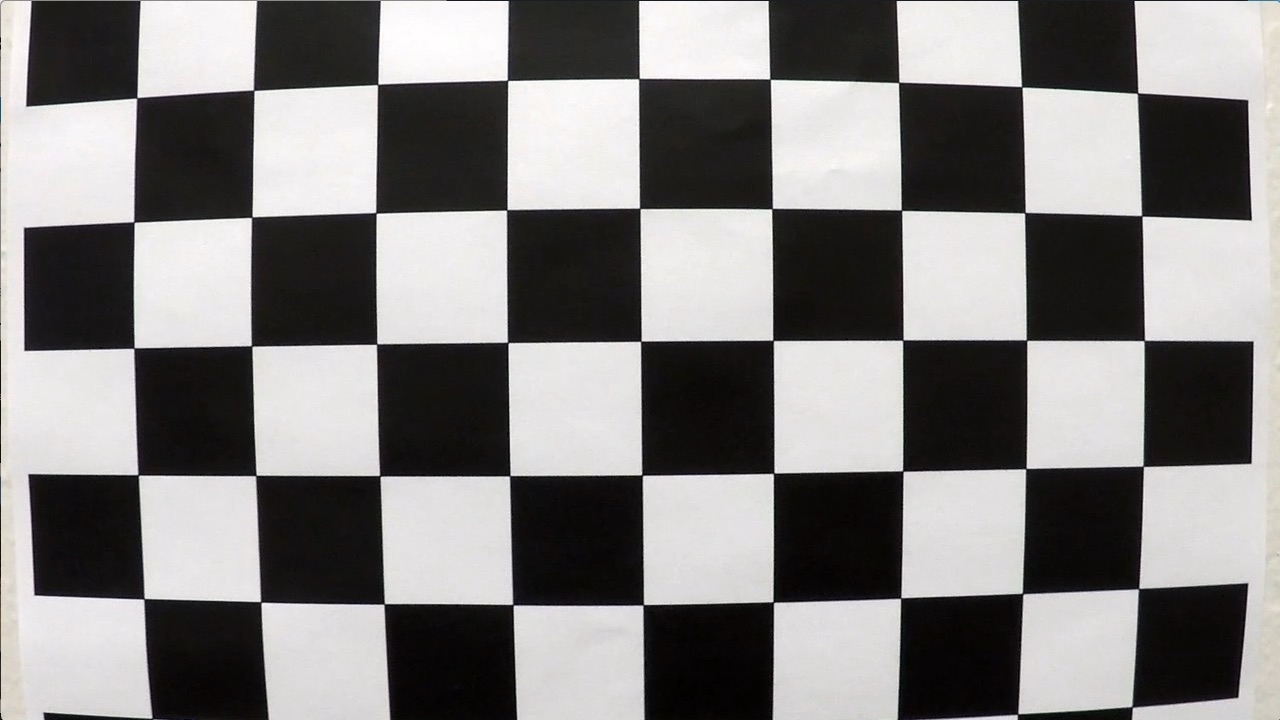
#> input picture CarND-Advanced-Lane-Lines/camera_cal/calibration1.jpg, 1280 x 720 px; its folder holds only this picture in this run
$ jupyter execute --allow-errors AdvAttemp2.ipynb   (shell and % lines are left out)   (older library calls are emulated)
#> lines starting #> are read from the running program, lines starting #| are printed output that depends on the picture; after the words box and inside, x2 and y2 are one past the last pixel; in counts of white or black regions, pixels touching at a corner belong together
# Self-Driving Car Nanodegree

## Project: Advanced Lane Detection on curved roads

################

Write a bunch of things to explain project

################

### Import Packages

[cell 1]
import matplotlib.pyplot as plt
import matplotlib.image as mpimg
import numpy as np
import cv2
import glob

#### Calibration Steps:

[cell 2]
##Basic code for global use

nx = 9 #number of inside corners in x
ny = 6 #number of inside corners in y

def get_image_size(img):
    return (img.shape[1], img.shape[0])

[cell 3]
def get__calibration_points(cal_images):
    '''Get imgpoints and objpoints out of list of images for camera_calibration'''

    objpoints = [] #object points of real world space
    imgpoints = [] #image points of the image

    objp = np.zeros((nx*ny,3), np.float32)
    objp[:,:2] = np.mgrid[0:nx,0:ny].T.reshape(-1,2)

    offset = 100 #Image offset for boundary spacing of pixels

    for img_name in cal_images:
        img = mpimg.imread(img_name)
#> img is the input picture: shape (720, 1280, 3); mean R, G, B 130.1, 128.4, 127.8
        gray = cv2.cvtColor(img, cv2.COLOR_RGB2GRAY)
        ret, corners = cv2.findChessboardCorners(gray, (nx, ny), None)
#> ret = False; corners = None

        if ret == True:
            imgpoints.append(corners)
            objpoints.append(objp)
    return(imgpoints, objpoints)

def get_undistorted_frame(img, imgpoints, objpoints):

    '''Calibrate camera using the img_points, objpoints and provide the
        undistorted image'''

    ret, mtx, dist, rvec, tvec = cv2.calibrateCamera(objpoints, imgpoints, get_image_size(img), None, None)
    undist = cv2.undistort(img, mtx, dist, None, mtx)
    return undist

[cell 4]
#Read in the camera images
cal_images = glob.glob('./camera_cal/calibration*.jpg')

#Calibrate the camera using the calibration images
imgpoints, objpoints = get__calibration_points(cal_images)

#### Undistorted Image

[cell 5]
img = mpimg.imread('./test_images/test4.jpg')
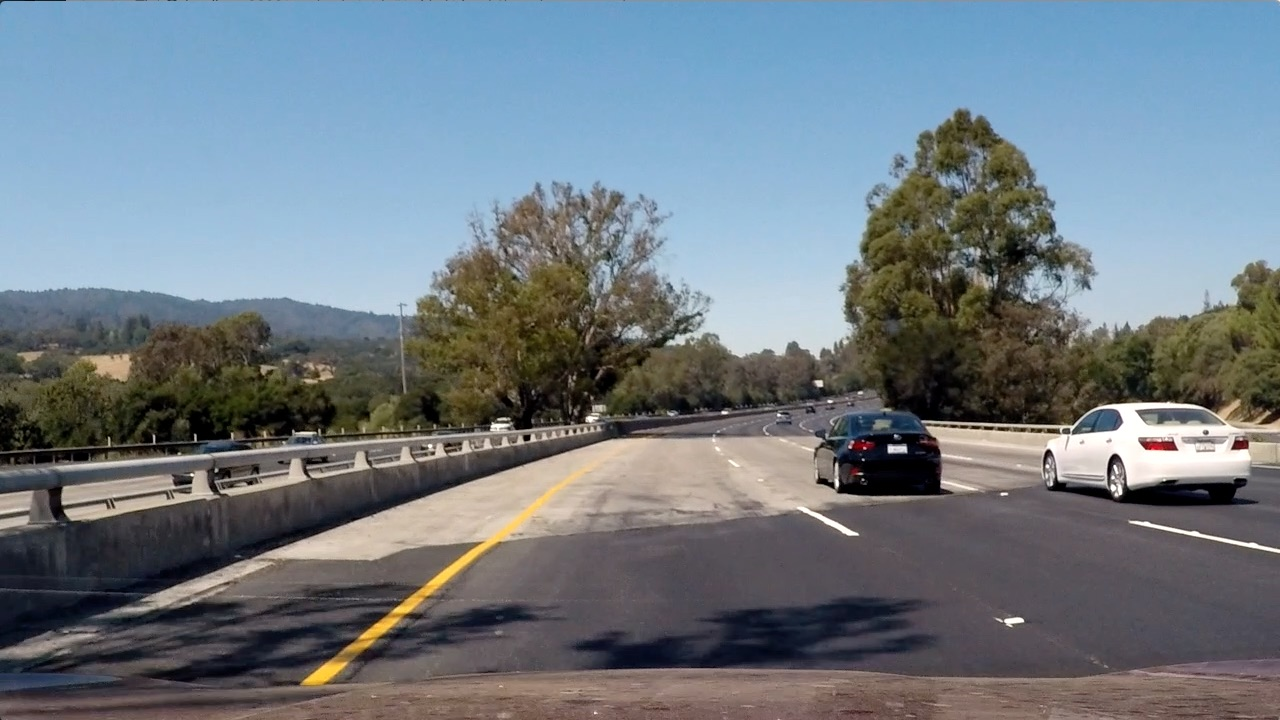
#> input picture CarND-Advanced-Lane-Lines/test_images/test4.jpg, 1280 x 720 px
#> img is the input picture: shape (720, 1280, 3); mean R, G, B 112.2, 122.7, 130.9

#> (the rest of this cell did not finish here and is left out)

#### Thresholding

###### 1. Color Space Threshold

#> (a cell that did not finish here is left out)

[cell 7]
#White Threshold
thresh = (185, 255)
#> thresh = (185, 255)
gray = cv2.cvtColor(img, cv2.COLOR_RGB2GRAY)
Wbinary = np.zeros_like(gray)
Wbinary[(gray > thresh[0]) & (gray <= thresh[1])] = 1
plt.imshow(Wbinary, cmap='gray')

[cell 8]
##R Threshold
R = img[:,:,0]
G = img[:,:,1]
B = img[:,:,2]
thresh = (205, 255)
Rbinary = np.zeros_like(R)
Rbinary[(R > thresh[0]) & (R <= thresh[1])] = 1
plt.imshow(Rbinary, cmap='gray')

[cell 9]
##Y Threshold
R = img[:,:,0]
G = img[:,:,1]
Rthresh = (250, 255)
Gthresh = (250, 255)
Ybinary = np.zeros_like(R)
Ybinary[((G > Gthresh[0]) & (G <= Gthresh[1])) | ((R > Rthresh[0]) & (R <= Rthresh[1]))] = 1
plt.imshow(Ybinary, cmap='gray')

[cell 10]
thresh = (160, 255)
#> (the rest of this cell did not finish here and is left out)

#> (a cell that did not finish here is left out)

##### 2. Gradients

[cell 12]
def gaussian_blur(img, kernel_size):
    """Applies a Gaussian Noise kernel"""
    return cv2.GaussianBlur(img, (kernel_size, kernel_size), 0)

def region_of_interest(img, vertices):
    """
    Applies an image mask.

    Only keeps the region of the image defined by the polygon
    formed from `vertices`. The rest of the image is set to black.
    `vertices` should be a numpy array of integer points.
    """
    #defining a blank mask to start with
    mask = np.zeros_like(img)

    #defining a 3 channel or 1 channel color to fill the mask with depending on the input image
    if len(img.shape) > 2:
        channel_count = img.shape[2]  # i.e. 3 or 4 depending on your image
        ignore_mask_color = (255,) * channel_count
    else:
        ignore_mask_color = 255

    #filling pixels inside the polygon defined by "vertices" with the fill color
    cv2.fillPoly(mask, vertices, ignore_mask_color)

    #returning the image only where mask pixels are nonzero
    masked_image = cv2.bitwise_and(img, mask)
    return masked_image

[cell 13]
img_size = get_image_size(img)
#> img_size = (1280, 720)
kernel_size = 5
low_threshold = 200
high_threshold = 250
bottom_left = [150,img_size[1]]
#> bottom_left = [150, 720]
top_left = [550,450]
top_right = [750,450]
bottom_right = [1150,img_size[1]]
#> bottom_right = [1150, 720]
xcenter = (top_right[0] + top_left[0]) / 2
ycenter = (top_right[1] + bottom_right[1]) / 2
#> ycenter = 585

vertices = np.array([[bottom_left, top_left, top_right,bottom_right]], dtype=np.int32)
#> vertices = [[150, 720], [550, 450], [750, 450], [1150, 720]]
rho = 2
theta = np.pi/180
threshold = 20
min_line_len = 5
max_line_gap = 6

[cell 14]
# img = cv2.circle(img, tuple(src[0][1]), 1, (0,255,0), 10)
plt.imshow(region_of_interest(img, vertices))
#> in region_of_interest, `cv2.fillPoly(mask, vertices, ignore_mask_color)`:
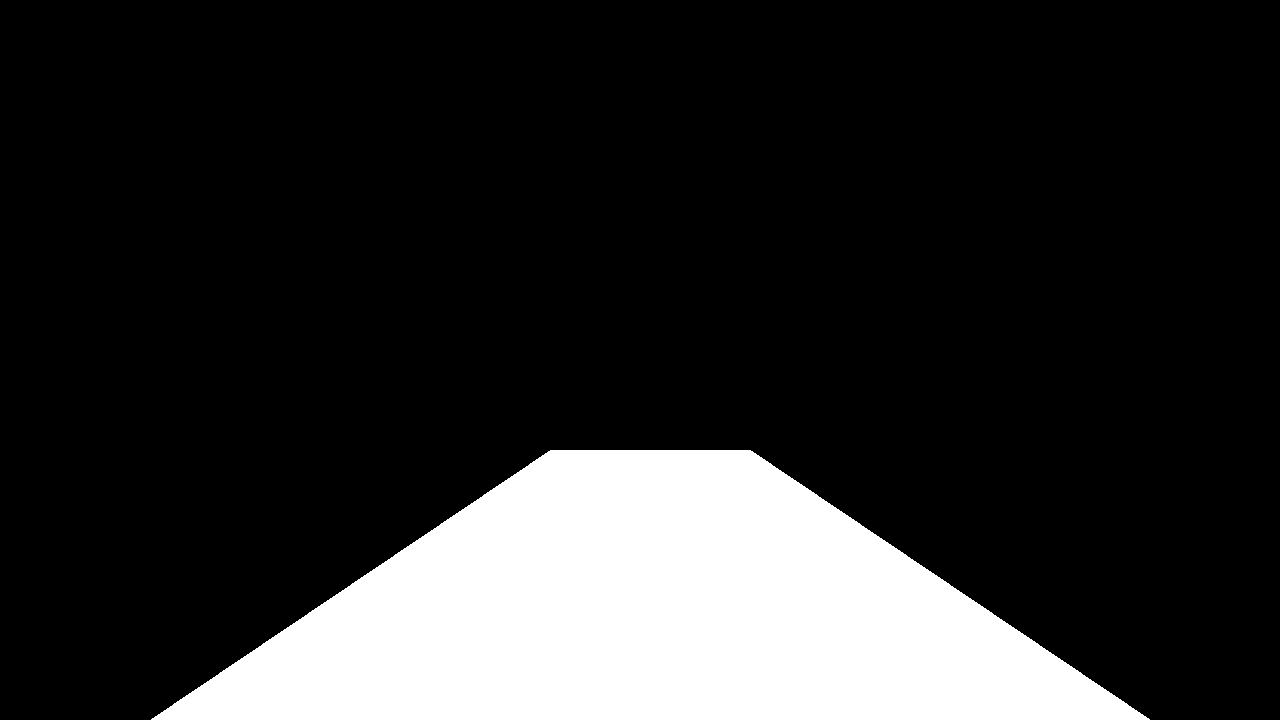
#> mask: shape (720, 1280, 3); 17.6% white; 1 white region, box (x1, y1, x2, y2) and area: (151, 450, 1150, 720) 162130

[cell 15]
###CANNY IMAGE
blur_img = gaussian_blur(gray, 9)
canny = cv2.Canny(blur_img, 50, 109)
#> canny: shape (720, 1280); 2.9% white in thin lines or dots
plt.imshow(canny, cmap='gray')

[cell 16]
#Gradient Thresholded Image
mag_thresh2 = (40, 80)
dir_thresh = (0.7,1.3)
sobel_kernel = 15
sobelx_thresh = (40,80)
sobely_thresh = (50,70)

sobelx = cv2.Sobel(R, cv2.CV_64F, 1, 0, ksize=sobel_kernel)
absSobelx = np.absolute(sobelx)

sobely = cv2.Sobel(R, cv2.CV_64F, 0, 1, ksize=sobel_kernel)
absSobely = np.absolute(sobely)


scaledSobelx = np.uint8(255*absSobelx/np.max(absSobelx))
scaledSobely = np.uint8(255*absSobely/np.max(absSobely))

SobelXBinary = np.zeros_like(scaledSobelx)
SobelYBinary = np.zeros_like(scaledSobely)
SobelXBinary[(scaledSobelx >= sobelx_thresh[0]) & (scaledSobelx <= sobelx_thresh[1])] = 1
SobelYBinary[(scaledSobely >= sobely_thresh[0]) & (scaledSobely <= sobely_thresh[1])] = 1

# f, (ax1,ax2) = plt.subplots(1,2, figsize=(15,12))
# ax1.imshow(SobelXBinary)
# ax2.imshow(SobelYBinary)

[cell 17]
sobelx = cv2.Sobel(gray, cv2.CV_64F, 1, 0, ksize=sobel_kernel)
sobely = cv2.Sobel(gray, cv2.CV_64F, 0, 1, ksize=sobel_kernel)

gradSobelX = np.sqrt(sobelx**2)
gradSobelY = np.sqrt(sobely**2)
gradmag = np.sqrt(sobelx**2 + sobely**2)
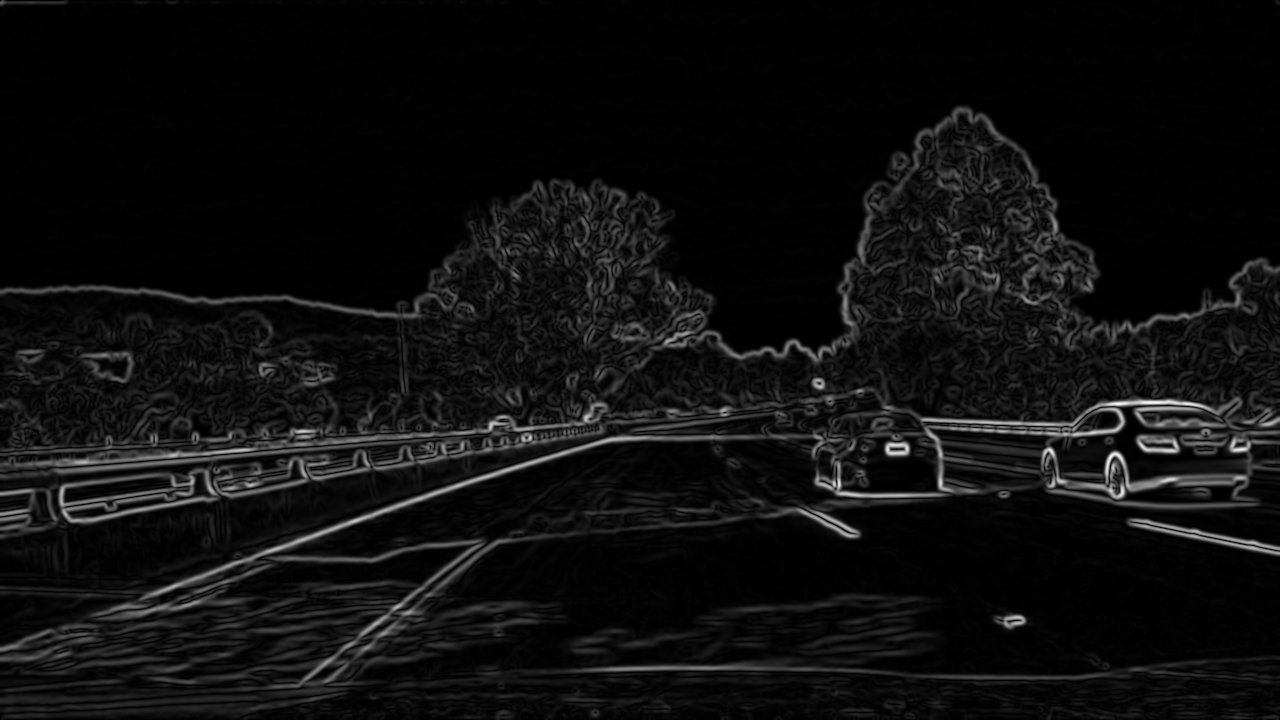
#> gradmag: shape (720, 1280) float64; min 0, max 6.29e+09, mean 382640667.3; drawn with min black and max white

scale_factorx = np.max(gradSobelX)/255
#> scale_factorx = 22495767.7
scale_factory = np.max(gradSobelY)/255
#> scale_factory = 24662066.1
scale_factor = np.max(gradmag)/255
#> scale_factor = 24662067.9

gradSobelX = (gradSobelX/scale_factor).astype(np.uint8)
gradSobelY = (gradSobelY/scale_factor).astype(np.uint8)
gradmag = (gradmag/scale_factor).astype(np.uint8)

absgraddir = np.arctan2(np.absolute(sobely), np.absolute(sobelx))
GradMagBinary = np.zeros_like(gradmag)
GradSobelXBinary = np.zeros_like(gradmag)
GradSobelYBinary = np.zeros_like(gradmag)
GradDirBinary = np.zeros_like(gradmag)

GradSobelXBinary[(gradSobelX >= 20) & (gradSobelX <= 255)] =1
GradSobelYBinary[(gradSobelY >= mag_thresh2[0]) & (gradSobelY <= mag_thresh2[1])] =1
GradMagBinary[(gradmag >= 50) & (gradmag <= 200)] =1
GradDirBinary[(absgraddir >= 0.7) & (absgraddir <= 1.1)] = 1

f, ((ax1, ax2), (ax3, ax4)) = plt.subplots(2,2, figsize=(15,12))
ax1.imshow(GradSobelXBinary, cmap='gray')
ax2.imshow(GradSobelYBinary, cmap='gray')
ax3.imshow(GradMagBinary, cmap='gray')
ax4.imshow(GradDirBinary, cmap='gray')
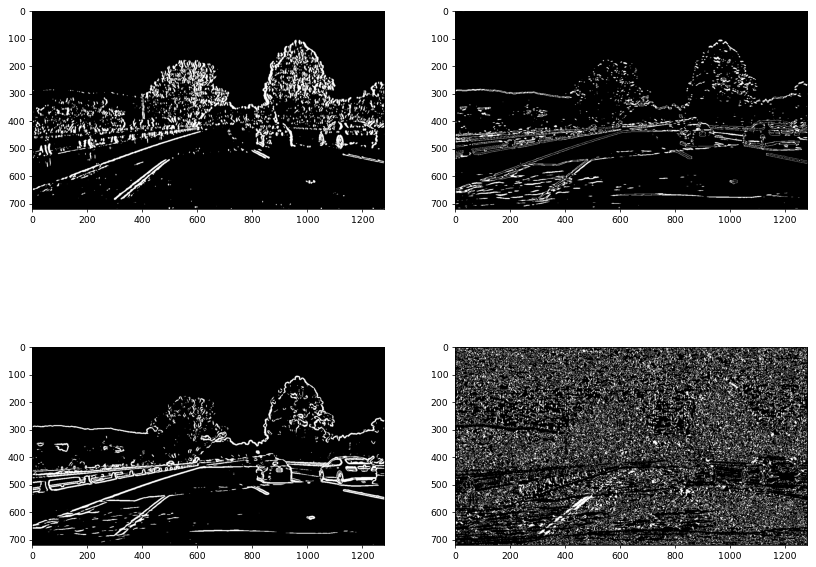
#> figure drawn by matplotlib, 4 panels

[cell 18]
#A mix-match  thresholded image
mixture = np.zeros_like(SobelXBinary)
#> (the rest of this cell did not finish here and is left out)

[cell 19]
# #A mix-match  thresholded image
# mixture = np.zeros_like(SobelXBinary)
# mixture[ ((binary == 1) & (Sbinary == 1)) | (Sbinary == 1) | \
#         ((SobelYBinary == 1) & (SobelXBinary == 1)) | (GradDirBinary == 1)\
#        & (GradMagBinary == 1) | ((GradSobelXBinary == 1) & (GradSobelYBinary == 1))] = 1
# plt.figure(figsize=(15,12))
# plt.imshow(mixture, cmap='gray')

[cell 20]
#Masking of the image.
masked_image = region_of_interest(mixture, vertices)
#> in region_of_interest (call 2), `masked_image = cv2.bitwise_and(img, mask)`: masked_image: shape (720, 1280); every value is 0
plt.imshow(masked_image, cmap='gray')

[cell 21]
out_vertices =  np.float32([[350, img.shape[0]], [350,0], [850,0], [850, img.shape[0]]])
src = np.float32(vertices)
#> src = [[150, 720], [550, 450], [750, 450], [1150, 720]]
dst = out_vertices

#Get Perspective Transform needs np.float32 instead of np.array

M = cv2.getPerspectiveTransform(src, dst)
#> M = [[-0.441, -1.57, 886.8], [0, -2.35, 1058.8], [0, -0.00261, 1]]
warped_img = cv2.warpPerspective(masked_image, M, get_image_size(img), flags=cv2.INTER_LINEAR)
# img = cv2.line(img,tuple(src[0][0]), tuple(src[0][1]), (0, 255, 0),9)
f, (ax1,ax2) = plt.subplots(1,2, figsize=(18,15))
ax1.imshow(img)
ax2.imshow(warped_img)

Now as you can see, we have got our perspective warped image, and we can now fit a polynomial

### Fitting a Polynomial

[cell 22]
def find_lane_pixels(binary_warped):
    histogram = np.sum(binary_warped[binary_warped.shape[0]//2:,:], axis=0)
#> histogram = 1280 values from 0 to 0
    out_img = np.dstack((binary_warped, binary_warped, binary_warped))
#> out_img: shape (720, 1280, 3); every value is 0

    midpoint = np.int(histogram.shape[0]//2)
#> midpoint = 640
    leftx_base = np.argmax(histogram[:midpoint])
#> leftx_base = 0
    rightx_base = np.argmax(histogram[midpoint:]) + midpoint
#> rightx_base = 640
    nwindows = 9
    margin = 100
    minpix = 50

    window_height = np.int(binary_warped.shape[0]//nwindows)
#> window_height = 80

    nonzero = binary_warped.nonzero()
#> nonzero = (empty array, empty array)
    nonzeroy = np.array(nonzero[0])
#> nonzeroy = empty array
    nonzerox = np.array(nonzero[1])
#> nonzerox = empty array

    leftx_current = leftx_base
#> leftx_current = 0
    rightx_current = rightx_base
#> rightx_current = 640

    left_lane_inds = []
    right_lane_inds = []

    for window in range(nwindows):
        win_y_low = binary_warped.shape[0] - (window+1)*window_height
        win_y_high = binary_warped.shape[0] - window*window_height
        win_xleft_low = leftx_current - margin
        win_xleft_high = leftx_current + margin
        win_xright_low = rightx_current - margin
        win_xright_high = rightx_current + margin

        # Draw the windows on the visualization image
        cv2.rectangle(out_img,(win_xleft_low,win_y_low),
        (win_xleft_high,win_y_high),(0,255,0), 2)
        cv2.rectangle(out_img,(win_xright_low,win_y_low),
        (win_xright_high,win_y_high),(0,255,0), 2)

        # Identify the nonzero pixels in x and y within the window #
        good_left_inds = ((nonzeroy >= win_y_low) & (nonzeroy < win_y_high) &
        (nonzerox >= win_xleft_low) &  (nonzerox < win_xleft_high)).nonzero()[0]
        good_right_inds = ((nonzeroy >= win_y_low) & (nonzeroy < win_y_high) &
        (nonzerox >= win_xright_low) &  (nonzerox < win_xright_high)).nonzero()[0]

        # Append these indices to the lists
        left_lane_inds.append(good_left_inds)
        right_lane_inds.append(good_right_inds)

        # If you found > minpix pixels, recenter next window on their mean position
        if len(good_left_inds) > minpix:
            leftx_current = np.int(np.mean(nonzerox[good_left_inds]))
        if len(good_right_inds) > minpix:
            rightx_current = np.int(np.mean(nonzerox[good_right_inds]))
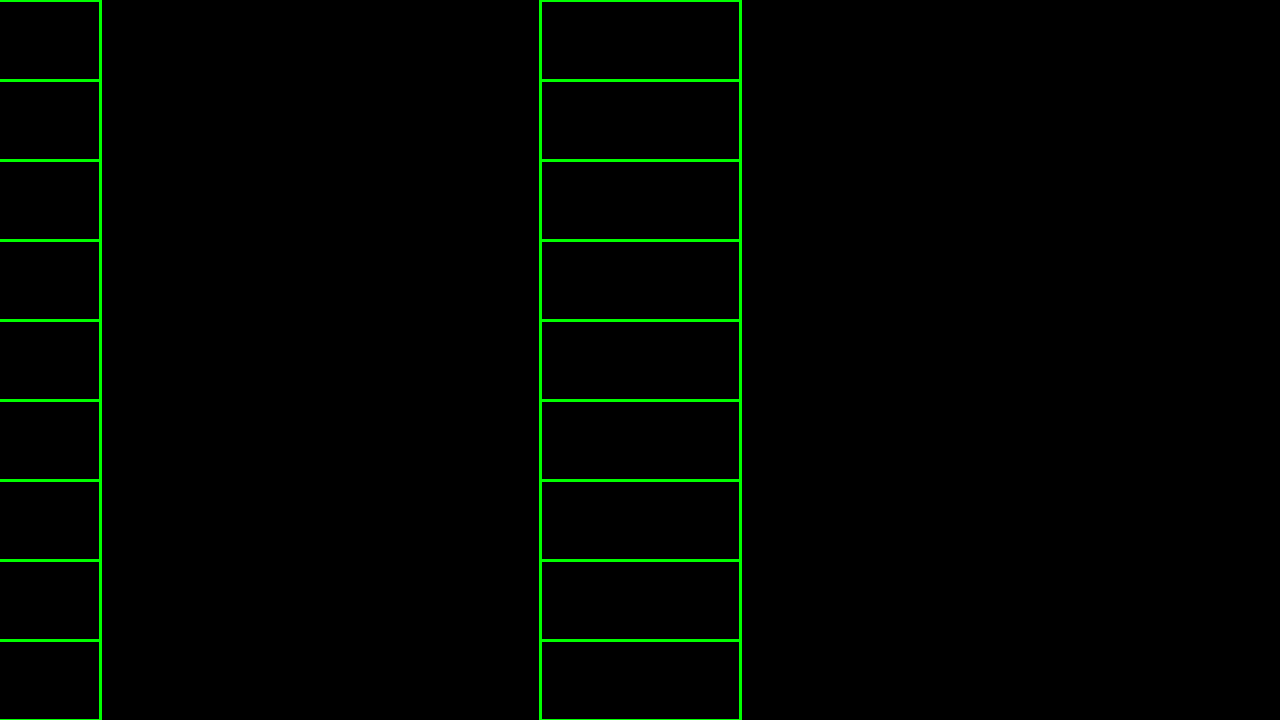
#> out_img: shape (720, 1280, 3); mean of channels 0, 1, 2 0, 4, 0; drawn as R, G, B
#> after the loop, left_lane_inds = [empty array, empty array, empty array, empty array, empty array, empty array, empty array, empty array, empty array]; right_lane_inds has the same summary as left_lane_inds

    # Concatenate the arrays of indices (previously was a list of lists of pixels)
    try:
        left_lane_inds = np.concatenate(left_lane_inds)
#> left_lane_inds = empty array
        right_lane_inds = np.concatenate(right_lane_inds)
#> right_lane_inds = empty array
    except ValueError:
        # Avoids an error if the above is not implemented fully
        print('Avoiding an Error here!')
        pass

    # Extract left and right line pixel positions
    leftx = nonzerox[left_lane_inds]
#> leftx = empty array
    lefty = nonzeroy[left_lane_inds]
#> lefty = empty array
    rightx = nonzerox[right_lane_inds]
#> rightx = empty array
    righty = nonzeroy[right_lane_inds]
#> righty = empty array

    return leftx, lefty, rightx, righty, out_img


def fit_polynomial(binary_warped):

    global leftLine, rightLine

    # Find our lane pixels first
    leftx, lefty, rightx, righty, out_img = find_lane_pixels(binary_warped)
#> leftx = empty array; lefty = empty array; rightx = empty array; righty = empty array

    # Fit a second order polynomial to each using `np.polyfit`
    left_fit = np.polyfit(lefty, leftx, 2)
    right_fit = np.polyfit(righty, rightx, 2)

    # Generate x and y values for plotting
    ploty = np.linspace(0, binary_warped.shape[0]-1, binary_warped.shape[0] )
    try:
        left_fitx = left_fit[0]*ploty**2 + left_fit[1]*ploty + left_fit[2]
        leftLine.detected = True
        right_fitx = right_fit[0]*ploty**2 + right_fit[1]*ploty + right_fit[2]
        rightLine.detected = True
    except TypeError:
        # Avoids an error if `left` and `right_fit` are still none or incorrect
        print('The function failed to fit a line!')
        left_fitx = 1*ploty**2 + 1*ploty
        right_fitx = 1*ploty**2 + 1*ploty

    ## Visualization ##
    # Colors in the left and right lane regions
    out_img[lefty, leftx] = [255, 0, 0]
    out_img[righty, rightx] = [0, 0, 255]

    # Plots the left and right polynomials on the lane lines
    plt.plot(left_fitx, ploty, color='yellow')
    plt.plot(right_fitx, ploty, color='yellow')

    return out_img


#> (the rest of this cell did not finish here and is left out)
